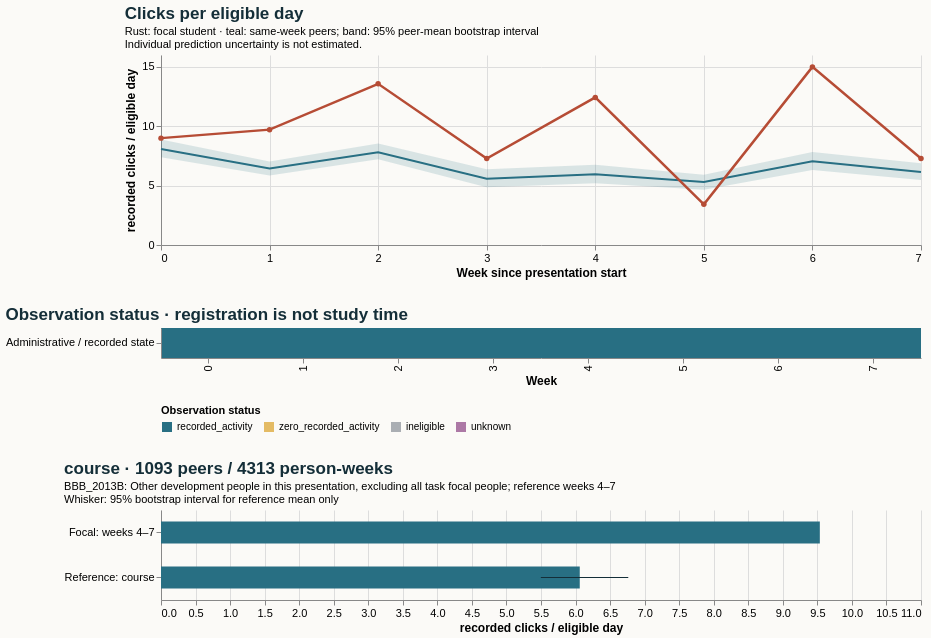

Write the Vega-Lite specification saved for this chart.
### Vega-Lite specification from a JSON file in a GitHub repository (floating-point values rounded to 4 significant figures)
{"$schema": "https://vega.github.io/schema/vega-lite/v5.20.1.json", "config": {"axis": {"labelFontSize": 11, "titleFontSize": 12}, "background": "#fbfaf7", "font": "sans-serif", "title": {"anchor": "start", "color": "#142e38", "fontSize": 17, "subtitleFontSize": 11}, "view": {"continuousHeight": 300, "continuousWidth": 300, "stroke": null}}, "datasets": {"data-3a48d984c2d71a651da640ab5d022fb8": [{"eligible_days": 7.0, "end_day": 6, "logging_completeness": "unknown", "observation_status": "recorded_activity", "row": "Administrative / recorded state", "score_status": "withheld_release_time_unknown", "start_day": 0, "value": 9.0, "week": 0}, {"eligible_days": 7.0, "end_day": 13, "logging_completeness": "unknown", "observation_status": "recorded_activity", "row": "Administrative / recorded state", "score_status": "withheld_release_time_unknown", "start_day": 7, "value": 9.714, "week": 1}, {"eligible_days": 7.0, "end_day": 20, "logging_completeness": "unknown", "observation_status": "recorded_activity", "row": "Administrative / recorded state", "score_status": "withheld_release_time_unknown", "start_day": 14, "value": 13.57, "week": 2}, {"eligible_days": 7.0, "end_day": 27, "logging_completeness": "unknown", "observation_status": "recorded_activity", "row": "Administrative / recorded state", "score_status": "withheld_release_time_unknown", "start_day": 21, "value": 7.286, "week": 3}, {"eligible_days": 7.0, "end_day": 34, "logging_completeness": "unknown", "observation_status": "recorded_activity", "row": "Administrative / recorded state", "score_status": "withheld_release_time_unknown", "start_day": 28, "value": 12.43, "week": 4}, {"eligible_days": 7.0, "end_day": 41, "logging_completeness": "unknown", "observation_status": "recorded_activity", "row": "Administrative / recorded state", "score_status": "withheld_release_time_unknown", "start_day": 35, "value": 3.429, "week": 5}, {"eligible_days": 7.0, "end_day": 48, "logging_completeness": "unknown", "observation_status": "recorded_activity", "row": "Administrative / recorded state", "score_status": "withheld_release_time_unknown", "start_day": 42, "value": 15.0, "week": 6}, {"eligible_days": 7.0, "end_day": 55, "logging_completeness": "unknown", "observation_status": "recorded_activity", "row": "Administrative / recorded state", "score_status": "withheld_release_time_unknown", "start_day": 49, "value": 7.286, "week": 7}], "data-5af5d75da88389311f8a2e337ac058a9": [{"end_day": 6, "focal_value": 9.0, "peer_ci_high": 8.876, "peer_ci_low": 7.379, "peer_mean": 8.09, "peer_observations": 1167, "peer_people": 1167, "reference": "course", "unit": "recorded clicks / eligible day", "week": 0}, {"end_day": 13, "focal_value": 9.714, "peer_ci_high": 7.042, "peer_ci_low": 5.851, "peer_mean": 6.449, "peer_observations": 1159, "peer_people": 1159, "reference": "course", "unit": "recorded clicks / eligible day", "week": 1}, {"end_day": 20, "focal_value": 13.57, "peer_ci_high": 8.548, "peer_ci_low": 7.225, "peer_mean": 7.8, "peer_observations": 1140, "peer_people": 1140, "reference": "course", "unit": "recorded clicks / eligible day", "week": 2}, {"end_day": 27, "focal_value": 7.286, "peer_ci_high": 6.385, "peer_ci_low": 4.863, "peer_mean": 5.586, "peer_observations": 1132, "peer_people": 1132, "reference": "course", "unit": "recorded clicks / eligible day", "week": 3}, {"end_day": 34, "focal_value": 12.43, "peer_ci_high": 6.748, "peer_ci_low": 5.207, "peer_mean": 5.952, "peer_observations": 1093, "peer_people": 1093, "reference": "course", "unit": "recorded clicks / eligible day", "week": 4}, {"end_day": 41, "focal_value": 3.429, "peer_ci_high": 5.908, "peer_ci_low": 4.649, "peer_mean": 5.31, "peer_observations": 1086, "peer_people": 1086, "reference": "course", "unit": "recorded clicks / eligible day", "week": 5}, {"end_day": 48, "focal_value": 15.0, "peer_ci_high": 7.832, "peer_ci_low": 6.325, "peer_mean": 7.057, "peer_observations": 1075, "peer_people": 1075, "reference": "course", "unit": "recorded clicks / eligible day", "week": 6}, {"end_day": 55, "focal_value": 7.286, "peer_ci_high": 6.876, "peer_ci_low": 5.467, "peer_mean": 6.139, "peer_observations": 1059, "peer_people": 1059, "reference": "course", "unit": "recorded clicks / eligible day", "week": 7}], "data-937b7e2bc0eac44510eb52d7f74f10c4": [{"hi": null, "lo": null, "series": "Focal: weeks 4–7", "value": 9.536}, {"hi": 6.763, "lo": 5.497, "series": "Reference: course", "value": 6.061}]}, "resolve": {"scale": {"color": "independent"}}, "spacing": 28, "vconcat": [{"data": {"name": "data-5af5d75da88389311f8a2e337ac058a9"}, "height": 190, "layer": [{"encoding": {"x": {"axis": {"tickMinStep": 1}, "field": "week", "title": "Week since presentation start", "type": "quantitative"}, "y": {"field": "peer_ci_low", "scale": {"zero": true}, "title": "recorded clicks / eligible day", "type": "quantitative"}, "y2": {"field": "peer_ci_high"}}, "mark": {"color": "#286f83", "opacity": 0.16, "type": "area"}}, {"encoding": {"tooltip": [{"field": "week", "type": "quantitative"}, {"field": "peer_mean", "type": "quantitative"}, {"field": "peer_people", "type": "quantitative"}, {"field": "peer_observations", "type": "quantitative"}], "x": {"field": "week", "type": "quantitative"}, "y": {"field": "peer_mean", "type": "quantitative"}}, "mark": {"color": "#286f83", "strokeWidth": 2, "type": "line"}}, {"encoding": {"tooltip": [{"field": "week", "type": "quantitative"}, {"field": "focal_value", "type": "quantitative"}], "x": {"field": "week", "type": "quantitative"}, "y": {"field": "focal_value", "type": "quantitative"}}, "mark": {"color": "#b64c35", "point": {"color": "#b64c35"}, "strokeWidth": 2.5, "type": "line"}}], "title": {"subtitle": ["Rust: focal student · teal: same-week peers; band: 95% peer-mean bootstrap interval", "Individual prediction uncertainty is not estimated."], "text": "Clicks per eligible day"}, "width": 760}, {"data": {"name": "data-3a48d984c2d71a651da640ab5d022fb8"}, "encoding": {"color": {"field": "observation_status", "legend": {"labelLimit": 260, "orient": "bottom"}, "scale": {"domain": ["recorded_activity", "zero_recorded_activity", "ineligible", "unknown"], "range": ["#286f83", "#e4bb64", "#aaaeb3", "#ac78a5"]}, "title": "Observation status", "type": "nominal"}, "tooltip": [{"field": "week", "type": "quantitative"}, {"field": "eligible_days", "type": "quantitative"}, {"field": "observation_status", "type": "nominal"}, {"field": "logging_completeness", "type": "nominal"}], "x": {"field": "week", "title": "Week", "type": "ordinal"}, "y": {"field": "row", "title": null, "type": "nominal"}}, "height": 30, "mark": {"type": "rect"}, "title": "Observation status · registration is not study time", "width": 760}, {"data": {"name": "data-937b7e2bc0eac44510eb52d7f74f10c4"}, "height": 90, "layer": [{"encoding": {"x": {"field": "value", "scale": {"domain": [0, 10.01], "zero": true}, "title": "recorded clicks / eligible day", "type": "quantitative"}, "y": {"field": "series", "sort": null, "title": null, "type": "nominal"}}, "mark": {"color": "#286f83", "size": 22, "type": "bar"}}, {"encoding": {"x": {"field": "lo", "type": "quantitative"}, "x2": {"field": "hi"}, "y": {"field": "series", "sort": null, "title": null, "type": "nominal"}}, "mark": {"color": "#142e38", "type": "rule"}}], "title": {"subtitle": ["BBB_2013B: Other development people in this presentation, excluding all task focal people; reference weeks 4–7", "Whisker: 95% bootstrap interval for reference mean only"], "text": "course · 1093 peers / 4313 person-weeks"}, "width": 760}]}
